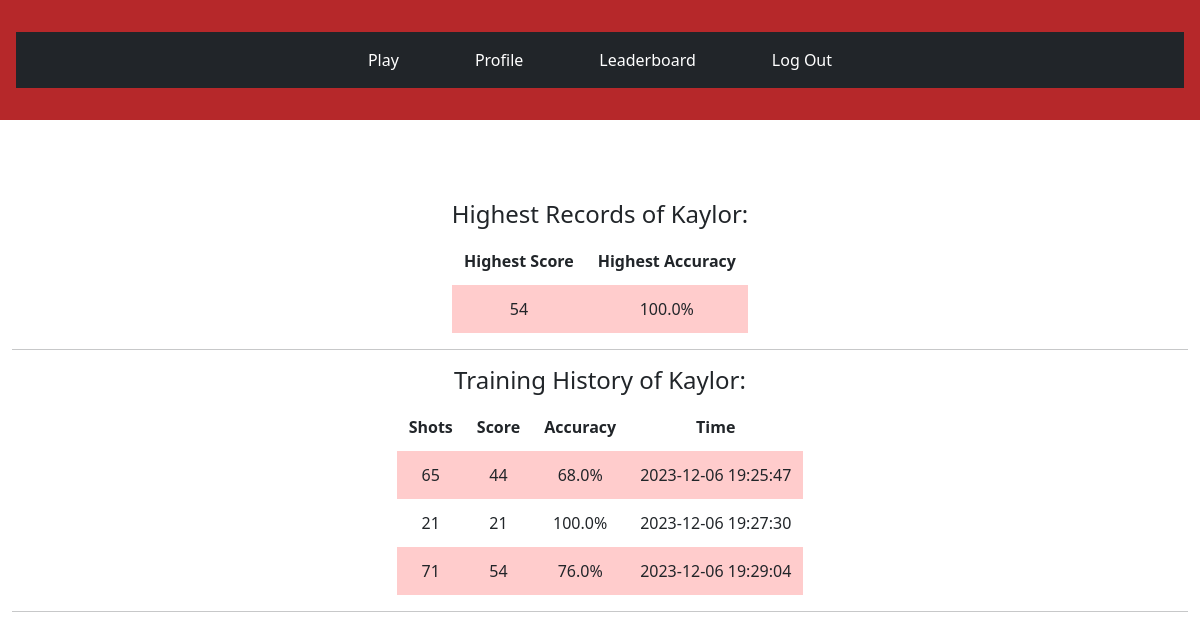
Page /profile (signed in) on the committed database.
### tables this page shows
CREATE TABLE users (
id INTEGER PRIMARY KEY,
username TEXT,
hash TEXT, high_score INTEGER, high_accuracy REAL);

CREATE TABLE history (
    history_id INTEGER PRIMARY KEY,
    user_id INTEGER,
    shots INTEGER,
    score INTEGER,
    accuracy REAL,
    time DATETIME,
    FOREIGN KEY(user_id) REFERENCES users(id)
);

### app.py (the view)
@app.route("/profile")
@login_required
def profile():
    username = db.execute("SELECT username FROM users WHERE id = ?", session["user_id"])
    his = db.execute(
        "SELECT * FROM history WHERE user_id = ?", session["user_id"]
    )
    records = db.execute("SELECT high_score, high_accuracy FROM users WHERE id = ?", session["user_id"])
    if not his:
        his = [
            {
                "shots": "N/A",
                "score": "N/A",
                "accuracy": "N/A",
                "time": "N/A",
            }
        ]
        return render_template("profile.html", his=his, username=username[0], records=records)
    else:
        return render_template("profile.html", his=his, username=username[0], records=records)

### app.py (called while the page is built)
@app.after_request
def after_request(response):
    response.headers["Cache-Control"] = "no-cache, no-store, must-revalidate"
    response.headers["Expires"] = 0
    response.headers["Pragma"] = "no-cache"
    return response

### helpers.py (called while the page is built)
def login_required(f):
    @wraps(f)
    def decorated_function(*args, **kwargs):
        if session.get("user_id") is None:
            return redirect("/login")
        return f(*args, **kwargs)
    return decorated_function

### templates/profile.html (shortened to what this page needs)
{% extends "layout.html" %}
{% block main %}
    <h4>Highest Records of {{username.username}}:</h4>
        <table>
            <thead>
                <tr>
                    <th>Highest Score</th>
                    <th>Highest Accuracy</th>
                </tr>
            </thead>
            <tbody>
                {% for record in records %}
                    <tr>
                        <td>{{record.high_score}}</td>
                        <td>{{record.high_accuracy}}%</td>
                    </tr>
                {% endfor %}
            </tbody>
        </table>
    <hr>
    <h4>Training History of {{username.username}}:</h4>
        <table>
            <thead>
                <tr>
                    <th>Shots</th>
                    <th>Score</th>
                    <th>Accuracy</th>
                    <th>Time</th>
                </tr>
            </thead>
            <tbody>
                {% for hi in his %}
                    <tr>
                        <td>{{hi.shots}}</td>
                        <td>{{hi.score}}</td>
                        <td>{{hi.accuracy}}%</td>
                        <td>{{hi.time}}</td>
                    </tr>
                {% endfor %}
            </tbody>
        </table>
    <hr>
{% endblock %}

### static/main.css (style rules this page uses)
table { background-color: transparent; margin-bottom: 1rem; margin: 0 auto; display: table; }
table th, table td { padding: 0.75rem; vertical-align: middle; }
tbody tr:nth-of-type(odd) { background-color: #ffcccc }

### static/enemy.css (style rules this page uses)
* { margin: 0; padding: 0; }

### enemies/enemy.css (style rules this page uses)
* { margin: 0; padding: 0; }

### rows in the picture
users: username "Kaylor", high_score "54", high_accuracy "100.0"
history: shots "65", score "44", accuracy "68.0", time "2023-12-06 19:25:47"
history: shots "21", score "21", accuracy "100.0", time "2023-12-06 19:27:30"
history: shots "71", score "54", accuracy "76.0", time "2023-12-06 19:29:04"
